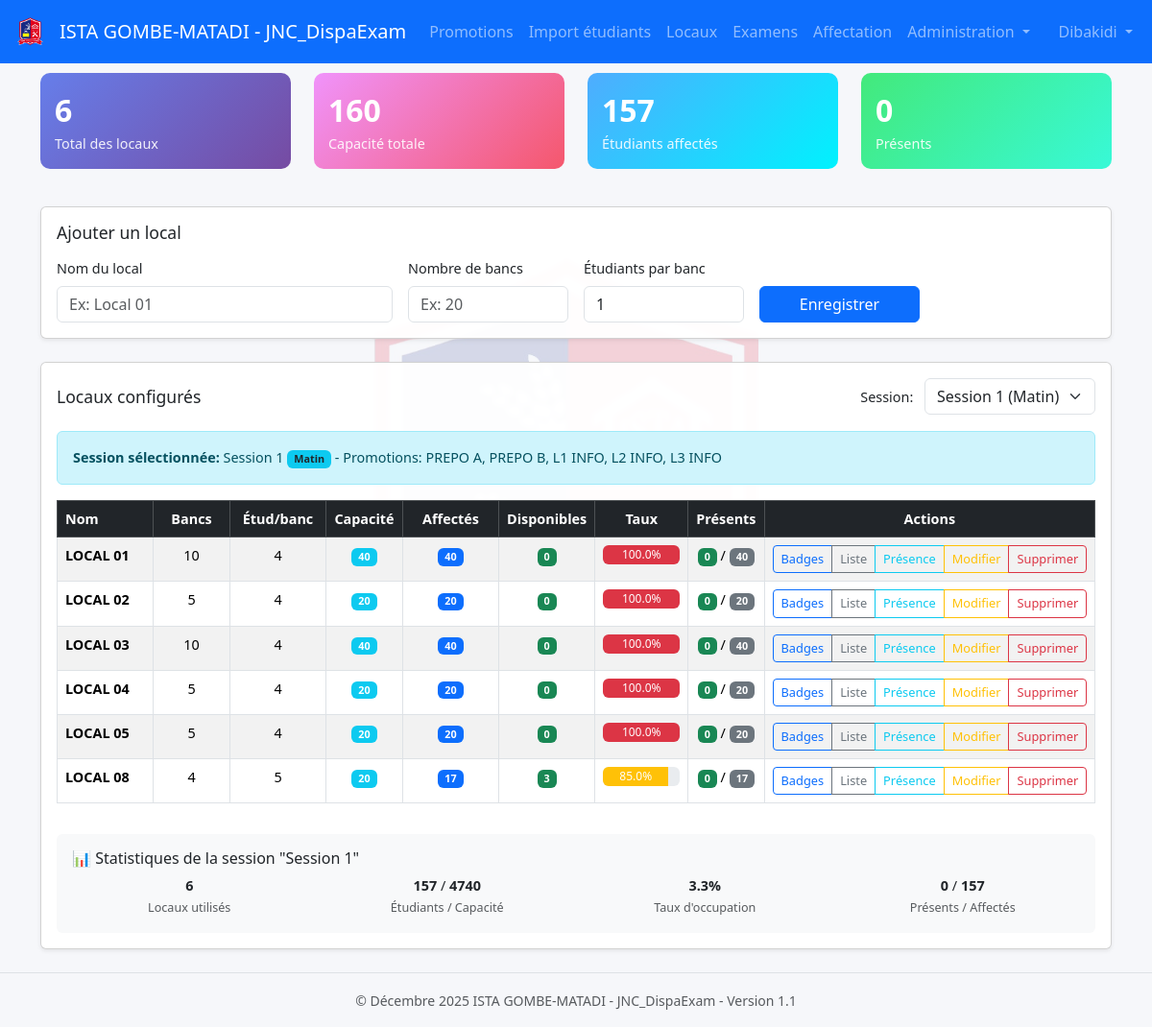
Page /rooms (signed in) on the earlier database version.
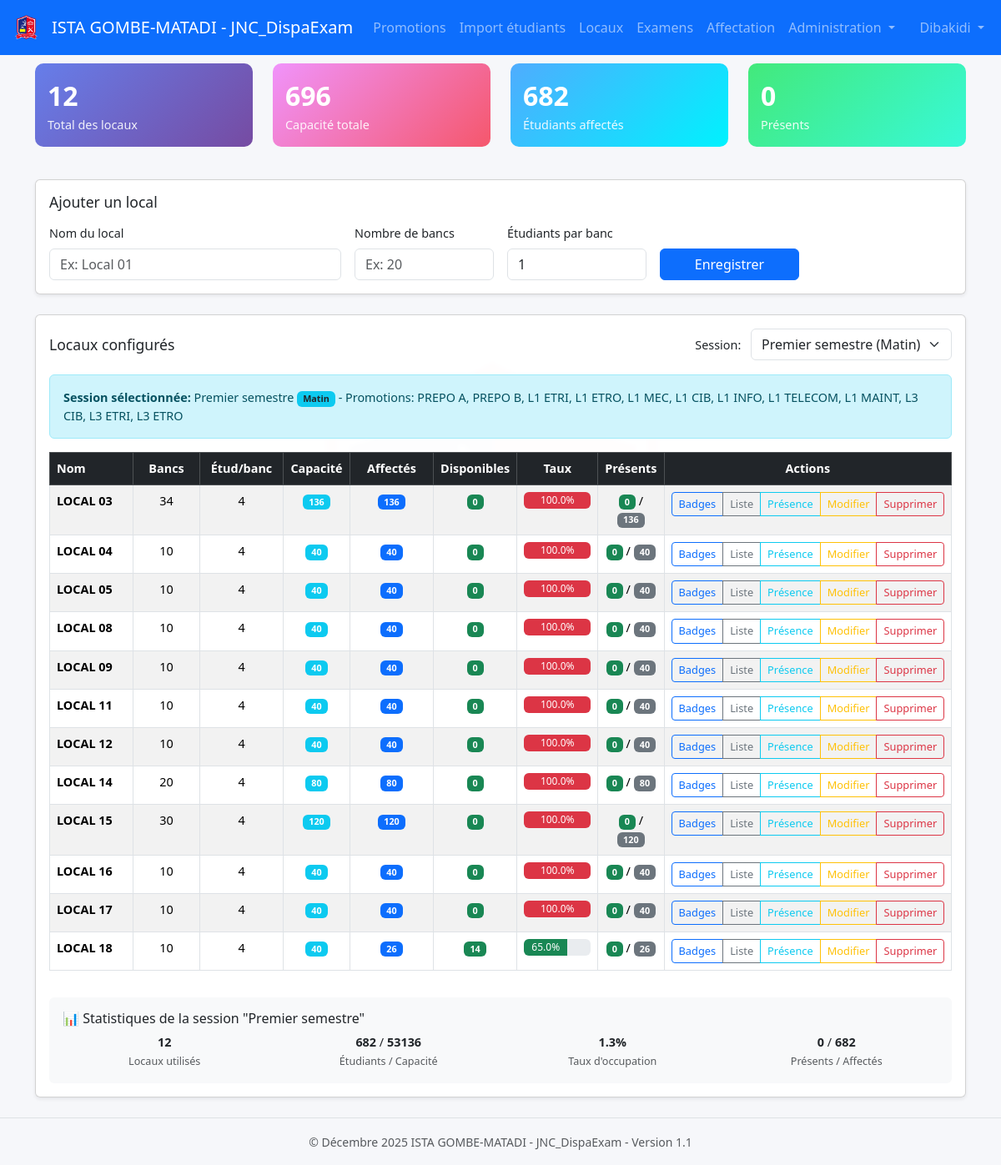
Same page on the later database version.
### tables this page shows
CREATE TABLE "exams" (
                    id INTEGER PRIMARY KEY AUTOINCREMENT,
                    label TEXT NOT NULL,
                    session_type TEXT NOT NULL,
                    promotion_id INTEGER NOT NULL,
                    FOREIGN KEY (promotion_id) REFERENCES promotions(id) ON DELETE CASCADE
                );

CREATE TABLE rooms (
            id INTEGER PRIMARY KEY AUTOINCREMENT,
            name TEXT NOT NULL UNIQUE,
            benches INTEGER NOT NULL DEFAULT 0,
            students_per_bench INTEGER NOT NULL DEFAULT 1
        );

### app.py (the view, shortened to what this page needs)
@app.route("/rooms", methods=["GET", "POST"])
@login_required
def rooms():
    conn = get_db()
    cur = conn.cursor()
    cur.execute("SELECT * FROM rooms ORDER BY name")
    rooms_list = cur.fetchall()
    exams_list = _get_exams(conn)
    exam_id = request.args.get("exam_id")
    exam = _get_exam_or_latest(conn, exam_id) if exam_id else _get_exam_or_latest(conn)
    stats = {}
    cur.execute("SELECT COUNT(*) as total FROM rooms")
    stats['total_rooms'] = cur.fetchone()['total']
    cur.execute("SELECT SUM(benches * students_per_bench) as total_capacity FROM rooms")
    total_capacity = cur.fetchone()['total_capacity']
    stats['total_capacity'] = total_capacity if total_capacity else 0
    rooms_with_stats = []
    for room in rooms_list:
        room_stat = dict(room)
        room_stat['capacity'] = room['benches'] * room['students_per_bench']
        if exam:
            cur.execute("""
                SELECT COUNT(*) as assigned_count
                FROM assignments
                WHERE room_id = ? AND exam_id = ?
            """, (room['id'], exam['id']))
            assigned = cur.fetchone()['assigned_count']
            room_stat['assigned_count'] = assigned
            room_stat['available_seats'] = room_stat['capacity'] - assigned
            room_stat['occupancy_rate'] = round((assigned / room_stat['capacity'] * 100) if room_stat['capacity'] > 0 else 0, 1)
            cur.execute("""
                SELECT COUNT(*) as present_count
                FROM presence p
                JOIN assignments a ON p.assignment_id = a.id
                WHERE a.room_id = ? AND a.exam_id = ? AND p.status = 'present'
            """, (room['id'], exam['id']))
            present = cur.fetchone()['present_count']
            room_stat['present_count'] = present
            room_stat['absent_count'] = assigned - present if assigned >= present else 0
        rooms_with_stats.append(room_stat)
    exam_stats = None
    if exam:
        cur.execute("""
            SELECT
                COUNT(DISTINCT a.room_id) as rooms_used,
                COUNT(a.id) as total_assigned,
                SUM(r.benches * r.students_per_bench) as total_capacity_used,
                COUNT(p.id) as total_present
            FROM assignments a
            JOIN rooms r ON a.room_id = r.id
            LEFT JOIN presence p ON p.assignment_id = a.id AND p.status = 'present'
            WHERE a.exam_id = ?
        """, (exam['id'],))
        exam_stats_row = cur.fetchone()
        if exam_stats_row:
            exam_stats = dict(exam_stats_row)
            total_capacity_used = exam_stats.get('total_capacity_used') or 0
            total_assigned = exam_stats.get('total_assigned') or 0
            if total_capacity_used:
                exam_stats['total_available'] = total_capacity_used - total_assigned
                exam_stats['occupancy_rate'] = round((total_assigned / total_capacity_used * 100) if total_capacity_used > 0 else 0, 1)
            else:
                exam_stats['total_available'] = 0
                exam_stats['occupancy_rate'] = 0
    return render_template("rooms.html",
                         rooms=rooms_with_stats,
                         exam=exam,
                         exams=exams_list,
                         stats=stats,
                         exam_stats=exam_stats)

### app.py (called while the page is built, shortened)
def get_db():
    if "db" not in g:
        g.db = get_connection()
    return g.db

def _get_exam_or_latest(conn, exam_id=None):
    cur = conn.cursor()
    exams = _get_exams(conn)
    return exams[0] if exams else None

def login_required(f):
    @wraps(f)
    def decorated_function(*args, **kwargs):
        if 'user_id' not in session:
            flash("Vous devez vous connecter pour accéder à cette page.", "warning")
            return redirect(url_for('login'))
        return f(*args, **kwargs)
    return decorated_function

### database.py (called while the page is built)
def get_connection():
    conn = sqlite3.connect(DB_PATH, check_same_thread=False)
    conn.row_factory = sqlite3.Row
    return conn

### templates/rooms.html (shortened to what this page needs)
{% extends "base.html" %}
{% block content %}
<div class="row mb-4">
  <div class="col-md-3">
    <div class="stat-card">
      <div class="stat-value">{{ stats.total_rooms }}</div>
      <div class="stat-label">Total des locaux</div>
    </div>
  </div>
  <div class="col-md-3">
    <div class="stat-card" style="background: linear-gradient(135deg, #f093fb 0%, #f5576c 100%);">
      <div class="stat-value">{{ stats.total_capacity }}</div>
      <div class="stat-label">Capacité totale</div>
    </div>
  </div>
  {% if exam_stats %}
  <div class="col-md-3">
    <div class="stat-card" style="background: linear-gradient(135deg, #4facfe 0%, #00f2fe 100%);">
      <div class="stat-value">{{ exam_stats.total_assigned or 0 }}</div>
      <div class="stat-label">Étudiants affectés</div>
    </div>
  </div>
  <div class="col-md-3">
    <div class="stat-card" style="background: linear-gradient(135deg, #43e97b 0%, #38f9d7 100%);">
      <div class="stat-value">{{ exam_stats.total_present or 0 }}</div>
      <div class="stat-label">Présents</div>
    </div>
  </div>
  {% endif %}
</div>
<div class="card shadow-sm mb-4">
  <div class="card-body">
    <h5 class="card-title mb-3">Ajouter un local</h5>
    <form method="post">
      <div class="row g-3 align-items-end">
        <div class="col-md-4">
          <label class="form-label">Nom du local</label>
          <input class="form-control" name="name" required placeholder="Ex: Local 01">
        </div>
        <div class="col-md-2">
          <label class="form-label">Nombre de bancs</label>
          <input class="form-control" name="benches" type="number" min="1" required placeholder="Ex: 20">
        </div>
        <div class="col-md-2">
          <label class="form-label">Étudiants par banc</label>
          <input class="form-control" name="per_bench" type="number" min="1" value="1" required placeholder="Ex: 2">
        </div>
        <div class="col-md-2">
          <label class="form-label">&nbsp;</label>
          <button class="btn btn-primary w-100">Enregistrer</button>
        </div>
      </div>
    </form>
  </div>
</div>
<div class="card shadow-sm">
  <div class="card-body">
    <div class="d-flex justify-content-between align-items-center mb-3">
      <h5 class="card-title mb-0">Locaux configurés</h5>
          {% if exams %}
          <div>
            <label class="form-label me-2">Session:</label>
            <select class="form-select d-inline-block" style="width: auto;" id="exam-selector" data-base-url="{{ url_for('rooms') }}">
              {% for e in exams %}
              <option value="{{ e['id'] }}" {% if exam and e['id'] == exam['id'] %}selected{% endif %}>
                {{ e['label'] }} ({{ e['session_type'] or 'Non définie' }})
              </option>
              {% endfor %}
            </select>
          </div>
          {% endif %}
        </div>
        {% if exam %}
        <div class="alert alert-info mb-3">
          <strong>Session sélectionnée:</strong> {{ exam['label'] }}
          {% if exam['session_type'] == 'Matin' %}
            <span class="badge bg-info text-dark">Matin</span>
          {% elif exam['session_type'] == 'Après-midi' %}
            <span class="badge bg-warning text-dark">Après-midi</span>
          {% endif %}
          - Promotions: {{ exam['promotion_name'] or 'Non définie' }}
        </div>
        {% endif %}
        <div class="table-responsive">
          <table class="table table-striped table-hover table-bordered">
            <thead class="table-dark">
              <tr>
                <th style="min-width: 100px;">Nom</th>
                <th style="text-align: center; min-width: 80px;">Bancs</th>
                <th style="text-align: center; min-width: 100px;">Étud/banc</th>
                <th style="text-align: center; min-width: 80px;">Capacité</th>
                {% if exam %}
                <th style="text-align: center; min-width: 100px;">Affectés</th>
                <th style="text-align: center; min-width: 100px;">Disponibles</th>
                <th style="text-align: center; min-width: 80px;">Taux</th>
                <th style="text-align: center; min-width: 60px;">Présents</th>
                {% else %}
                <th style="text-align: center; min-width: 100px;">Utilisations</th>
                <th style="text-align: center; min-width: 100px;">Examens</th>
                {% endif %}
                <th style="text-align: center; min-width: 200px;">Actions</th>
              </tr>
            </thead>
            <tbody>
          {% for room in rooms %}
            <tr>
              <td><strong>{{ room['name'] }}</strong></td>
              <td style="text-align: center;">{{ room['benches'] }}</td>
              <td style="text-align: center;">{{ room['students_per_bench'] }}</td>
              <td style="text-align: center;"><span class="badge bg-info">{{ room['capacity'] }}</span></td>
              {% if exam %}
              <td style="text-align: center;">
                <span class="badge bg-primary">{{ room.get('assigned_count', 0) }}</span>
              </td>
              <td style="text-align: center;">
                <span class="badge bg-success">{{ room.get('available_seats', room['capacity']) }}</span>
              </td>
              <td style="text-align: center;">
                <div class="progress mx-auto" style="height: 20px; width: 80px;">
                  <div class="progress-bar {% if room.get('occupancy_rate', 0) >= 90 %}bg-danger{% elif room.get('occupancy_rate', 0) >= 70 %}bg-warning{% else %}bg-success{% endif %}"
                       role="progressbar"
                       style="width: {{ room.get('occupancy_rate', 0) }}%"
                       aria-valuenow="{{ room.get('occupancy_rate', 0) }}"
                       aria-valuemin="0"
                       aria-valuemax="100">
                    {{ room.get('occupancy_rate', 0) }}%
                  </div>
                </div>
              </td>
              <td style="text-align: center;">
                <span class="badge bg-success">{{ room.get('present_count', 0) }}</span> /
                <span class="badge bg-secondary">{{ room.get('absent_count', 0) }}</span>
              </td>
              {% endif %}
              <td style="text-align: center;">
                <div class="btn-group" role="group">
                  {% if exam %}
                    <a class="btn btn-sm btn-outline-primary" href="{{ url_for('room_badges', room_id=room['id'], exam_id=exam['id']) }}" title="Badges">Badges</a>
                    <a class="btn btn-sm btn-outline-secondary" href="{{ url_for('room_list', room_id=room['id'], exam_id=exam['id']) }}" title="Liste">Liste</a>
                    <a class="btn btn-sm btn-outline-info" href="{{ url_for('room_presence', room_id=room['id'], exam_id=exam['id']) }}" title="Présence">Présence</a>
                  {% else %}
                    <span class="text-muted small">Sélectionner une session</span>
                  {% endif %}
                  <a class="btn btn-sm btn-outline-warning" href="{{ url_for('edit_room', room_id=room['id']) }}" title="Modifier">Modifier</a>
                  <a class="btn btn-sm btn-outline-danger" href="{{ url_for('delete_room', room_id=room['id']) }}"
                     onclick="return confirm('Êtes-vous sûr de vouloir supprimer le local ?')" title="Supprimer">Supprimer</a>
                </div>
              </td>
            </tr>
          {% else %}
            <tr>
              <td colspan="{% if exam %}9{% else %}7{% endif %}" class="text-center text-muted py-4">
                <i>Aucun local configuré pour le moment.</i>
              </td>
            </tr>
          {% endfor %}
          </tbody>
        </table>
        </div>
        {% if exam and exam_stats %}
        <div class="mt-3 p-3 bg-light rounded">
          <h6 class="mb-2">📊 Statistiques de la session "{{ exam['label'] }}"</h6>
          <div class="row text-center">
            <div class="col-md-3">
              <strong>{{ exam_stats.get('rooms_used', 0) or 0 }}</strong><br>
              <small class="text-muted">Locaux utilisés</small>
            </div>
            <div class="col-md-3">
              <strong>{{ exam_stats.get('total_assigned', 0) or 0 }}</strong> / <strong>{{ exam_stats.get('total_capacity_used', 0) or 0 }}</strong><br>
              <small class="text-muted">Étudiants / Capacité</small>
            </div>
            <div class="col-md-3">
              <strong>{{ exam_stats.get('occupancy_rate', 0) or 0 }}%</strong><br>
              <small class="text-muted">Taux d'occupation</small>
            </div>
            <div class="col-md-3">
              <strong>{{ exam_stats.get('total_present', 0) or 0 }}</strong> / <strong>{{ exam_stats.get('total_assigned', 0) or 0 }}</strong><br>
              <small class="text-muted">Présents / Affectés</small>
            </div>
          </div>
        </div>
        {% endif %}
      </div>
    </div>
{% endblock %}

### templates/base.html (shortened to what this page needs)
<!doctype html>
<html lang="fr">
<head>
    <link href="https://cdn.jsdelivr.net/npm/bootstrap@5.3.2/dist/css/bootstrap.min.css" rel="stylesheet">
    <link rel="stylesheet" href="{{ url_for('static', filename='styles.css') }}">
</head>
<body>
<nav class="navbar navbar-expand-lg navbar-dark bg-primary">
    <div class="container-fluid">
        <a class="navbar-brand d-flex align-items-center" href="{{ url_for('index') }}">
            <img src="{{ url_for('static', filename='images/logo.png') }}" alt="Logo" style="height: 40px; margin-right: 10px;">
            ISTA GOMBE-MATADI - JNC_DispaExam
        </a>
        <div class="collapse navbar-collapse">
            <ul class="navbar-nav me-auto">
                <li class="nav-item"><a class="nav-link" href="{{ url_for('promotions') }}">Promotions</a></li>
                <li class="nav-item"><a class="nav-link" href="{{ url_for('upload_students') }}">Import étudiants</a></li>
                <li class="nav-item"><a class="nav-link" href="{{ url_for('rooms') }}">Locaux</a></li>
                <li class="nav-item"><a class="nav-link" href="{{ url_for('exams') }}">Examens</a></li>
                <li class="nav-item"><a class="nav-link" href="{{ url_for('dispatch') }}">Affectation</a></li>
                {% if session.get('is_admin') %}
                <li class="nav-item dropdown">
                    <a class="nav-link dropdown-toggle" href="#" role="button" data-bs-toggle="dropdown">
                        Administration
                    </a>
                </li>
                {% endif %}
            </ul>
            <ul class="navbar-nav">
                <li class="nav-item dropdown">
                    <a class="nav-link dropdown-toggle" href="#" role="button" data-bs-toggle="dropdown">
                        {{ session.get('username', 'Utilisateur') }}
                    </a>
                </li>
            </ul>
        </div>
    </div>
</nav>
<main class="container">
    {% block content %}{% endblock %}
</main>
<footer class="text-center text-muted py-3 mt-4" style="border-top: 1px solid #dee2e6;">
    <small>&copy; Décembre 2025 ISTA GOMBE-MATADI - JNC_DispaExam - Version 1.1</small>
</footer>
</body>
</html>

### static/styles.css (style rules this page uses)
body { background: #f6f7fb; }

### templates/rooms.html (style rules this page uses)
.card-body { font-size: 0.9rem; }
.card-title { font-size: 1.1rem; }
.table { font-size: 0.9rem; }
.btn-sm { font-size: 0.8rem; padding: 0.25rem 0.5rem; }
.stat-card { background: linear-gradient(135deg, #667eea 0%, #764ba2 100%); color: white; border-radius: 10px; padding: 15px; margin-bottom: 15px; }
.stat-value { font-size: 2rem; font-weight: bold; }
.stat-label { font-size: 0.9rem; opacity: 0.9; }

Differences in the rows shown:
removed exams: label "Session 1"
added exams: label "Premier semestre"
changed rooms "LOCAL 03": benches "10" → "34"; capacity "40" → "136"; get "40" → "136"
changed rooms "LOCAL 04": benches "5" → "10"; capacity "20" → "40"; get "20" → "40"
changed rooms "LOCAL 05": benches "5" → "10"; capacity "20" → "40"; get "20" → "40"
changed rooms "LOCAL 08": benches "4" → "10"; students_per_bench "5" → "4"; capacity "20" → "40"; get "17" → "40"; get "3" → "0"; {{ room.get('occupancy_rate', 0) }} 85.0 → 100.0 (drawn); get "85.0" → "100.0"
added rooms: name "LOCAL 09", benches "10", students_per_bench "4", capacity "40", get "40", get "0", get "100.0"
changed rooms: name "LOCAL 02" → "LOCAL 11"; benches "5" → "10"; capacity "20" → "40"; get "20" → "40"; moves down the list
changed rooms: name "LOCAL 01" → "LOCAL 12"; moves down the list
added rooms: name "LOCAL 14", benches "20", students_per_bench "4", capacity "80", get "80", get "0", get "100.0"
added rooms: name "LOCAL 15", benches "30", students_per_bench "4", capacity "120", get "120", get "0", get "100.0"
added rooms: name "LOCAL 16", benches "10", students_per_bench "4", capacity "40", get "40", get "0", get "100.0"
added rooms: name "LOCAL 17", benches "10", students_per_bench "4", capacity "40", get "40", get "0", get "100.0"
added rooms: name "LOCAL 18", benches "10", students_per_bench "4", capacity "40", get "26", get "14", get "65.0", get "0"
Other differences:
{{ stats.total_rooms }}: "6" → "12"
{{ stats.total_capacity }}: "160" → "696"
{{ exam_stats.total_assigned or 0 }}: "157" → "682"
form field value: "Session 1 (Matin)" → "Premier semestre (Matin)"
{{ exam['promotion_name'] or 'Non définie' }}: "PREPO A, PREPO B, L1 INFO, L2 INFO, L3 INFO" → "PREPO A, PREPO B, L1 ETRI, L1 ETRO, L1 MEC, L1 CIB, L1 INFO, L1 TELECOM, L1 MAINT, L3 CIB, L3 ETRI, L3 ETRO"
{{ exam_stats.get('rooms_used', 0) or 0 }}: "6" → "12"
{{ exam_stats.get('total_assigned', 0) or 0 }}: "157" → "682"
{{ exam_stats.get('total_capacity_used', 0) or 0 }}: "4740" → "53136"
{{ exam_stats.get('occupancy_rate', 0) or 0 }}: "3.3" → "1.3"
